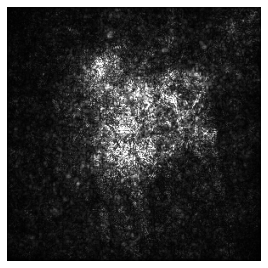
#> input picture results/doberman/doberman_vanilla.png, 268 x 268 px
$ python metric_smoothness.py   (older library calls are emulated)
#> lines starting #> are read from the running program, lines starting #| are printed output that depends on the picture; long printed decimals are rounded
import cv2
import numpy as np

# Lower is smoother, which is arguably better.
def metric_smoothness(explanation):

	laplacian = cv2.Laplacian(explanation,cv2.CV_64F)
	absolute_laplacian = np.absolute(laplacian)

	return np.average(absolute_laplacian)


doberman_vanilla = cv2.imread("doberman_vanilla.png", cv2.IMREAD_GRAYSCALE)
#> doberman_vanilla is the input picture: shape (268, 268); min 0, max 255, mean 56.8
print("doberman_vanilla: " + str(metric_smoothness(doberman_vanilla)))
#| doberman_vanilla: 34.862

doberman_smoothgrad = cv2.imread("doberman_smoothgrad.png", cv2.IMREAD_GRAYSCALE)
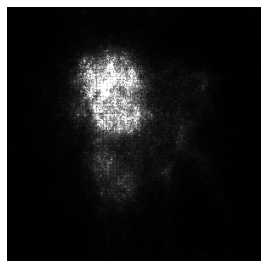
#> input picture results/doberman/doberman_smoothgrad.png, 268 x 268 px
#> doberman_smoothgrad is the input picture: shape (268, 268); min 0, max 255, mean 40.1
print("doberman_smoothgrad: " + str(metric_smoothness(doberman_smoothgrad)))
#| doberman_smoothgrad: 15.338

doberman_xrai = cv2.imread("doberman_xrai.png", cv2.IMREAD_COLOR)
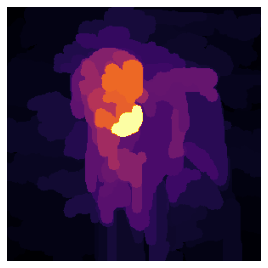
#> input picture results/doberman/doberman_xrai.png, 268 x 268 px
#> doberman_xrai is the input picture: shape (268, 268, 3); mean B, G, R 76, 39.5, 64.8
print("doberman_xrai: " + str(metric_smoothness(doberman_xrai)))
#| doberman_xrai: 9.613

doberman_gradcam = cv2.imread("doberman_gradcam.png", cv2.IMREAD_GRAYSCALE)
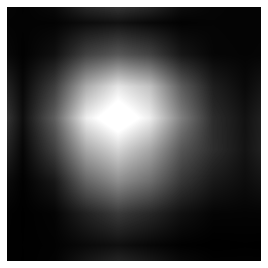
#> input picture results/doberman/doberman_gradcam.png, 268 x 268 px
#> doberman_gradcam is the input picture: shape (268, 268); min 0, max 255, mean 77.4
print("doberman_gradcam: " + str(metric_smoothness(doberman_gradcam)))
#> in metric_smoothness (call 4), `laplacian = cv2.Laplacian(explanation,cv2.CV_64F)`:
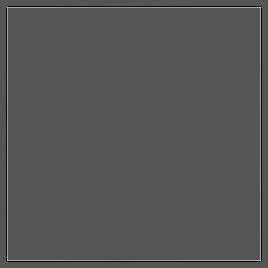
#> laplacian: shape (268, 268) float64; min -255, max 506, mean 0; drawn with min black and max white
#| doberman_gradcam: 7.839

doberman_blurIG = cv2.imread("doberman_blurIG.png", cv2.IMREAD_GRAYSCALE)
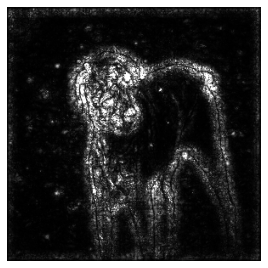
#> input picture results/doberman/doberman_blurIG.png, 268 x 268 px
#> doberman_blurIG is the input picture: shape (268, 268); min 0, max 255, mean 48.8
print("doberman_blurIG: " + str(metric_smoothness(doberman_blurIG)))
#> in metric_smoothness (call 5), `laplacian = cv2.Laplacian(explanation,cv2.CV_64F)`:
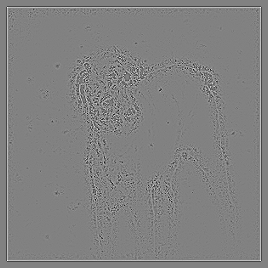
#> laplacian: shape (268, 268) float64; min -535, max 517, mean 0; drawn with min black and max white
#| doberman_blurIG: 28.463

doberman_gradcam_smoothed = cv2.imread("doberman_gradcam_smoothed.png", cv2.IMREAD_GRAYSCALE)
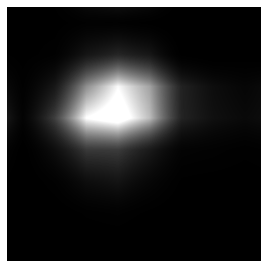
#> input picture results/doberman/doberman_gradcam_smoothed.png, 268 x 268 px
#> doberman_gradcam_smoothed is the input picture: shape (268, 268); min 0, max 255, mean 48.4
print("doberman_gradcam_smoothed: " + str(metric_smoothness(doberman_gradcam_smoothed)))
#| doberman_gradcam_smoothed: 7.750

doberman_blurIG_smoothed = cv2.imread("doberman_blurIG_smoothed.png", cv2.IMREAD_GRAYSCALE)
#> (the run stopped early here; a loop or call above may not have finished)
